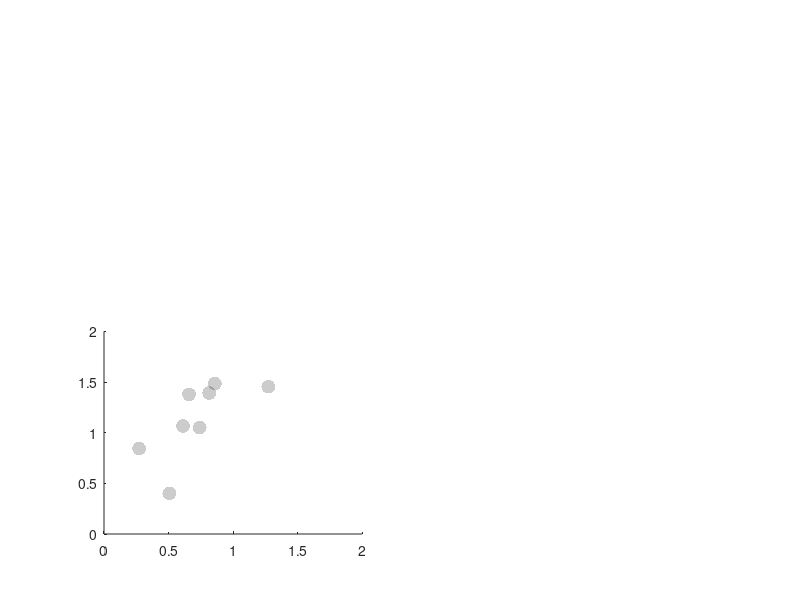

MATLAB code to generate this figure: (Note: this script raises an error after producing the figure.)
clc
clear

load click_positions.mat

hBarCenter_FG = mean([backDotX_FG,frontDotX_FG], 2);
hBarCenter_FE = mean([backDotX_FE,frontDotX_FE], 2);


%% plot scatter + model

% mdl = fitlm(hBarCenter_FG, hBarCenter_FE);

% fprintf([ ...
%     '<Fit parameters> \n' ...
%     '---------------- \n' ...
%     'y = %4.2fx + (%4.2f) \n' ...
%     'adjR2: %4.2f \n'], ...
%     mdl.Coefficients.Estimate(2), ...
%     mdl.Coefficients.Estimate(1), ...
%     mdl.Rsquared.Adjusted)

% disp(mdl)

subplot(2,2,3)

szMarker = 100;
alphaMarker = .2;
% lwFit = 3;
% lwBound = 2.5;
c = 'k';
ticks = 0:.5:10;

hold on
scatter(hBarCenter_FG, hBarCenter_FE, ...
    szMarker, c, 'fill', ...
    'markerfacealpha',alphaMarker)
% h = plot(mdl);

% hData = findobj(h,'DisplayName','Data');
% hFit = findobj(h,'DisplayName','Fit');
% hBound = findobj(h,'DisplayName','Confidence bounds');
% hBound = findobj(h,'LineStyle',hBound.LineStyle, 'Color', hBound.Color);
% 
% set(hFit,'color',c,'linewidth',lwFit)
% set(hBound,'color',c,'linestyle',':','linewidth',lwBound)

% hData.MarkerFaceColor = 'none';
% hData.MarkerEdgeColor = 'none';

axis([0 2 0 2])
addUnityLine

xticks(ticks)
xlabel({'Single dots'' position shift (dva)'; 'Flash-Grab'})

yticks(ticks)
ylabel({'Single dots'' position shift (dva)'; 'Frame'})

text(1.5, .1, ['N = ',num2str(numel(hBarCenter_FG))])

title ''
legend off
cleanplot

fprintf('\n*** FG median position shift: %4.2f dva', median(hBarCenter_FG))
fprintf('\n*** FE median position shift: %4.2f dva\n', median(hBarCenter_FE))

%% plot difference

subplot(2,2,4)

data_mat = (hBarCenter_FE-hBarCenter_FG)./hBarCenter_FG*100;

scatterbar_median(data_mat);
errorbar(1, median(data_mat), MAD(data_mat), ...
    'o','color','k','linewidth',2,'marker','none')

xticks(1)
set(gca,'xcolor','none')

ylabel({'Position shift difference (%)', '(Frame vs. Flash-Grab)'})
yticks(0:25:100)
ylim([-10 110])
yline(0,'-')

% add statistics
[delta, ~, p, W, z, r] = signrank_full(data_mat);
fprintf([ ...
    '\n <Distortion difference>' ...
    '\n -----------------------' ...
    '\n median difference = %4.1f %%' ...
    '\n W = %5.2f' ...
    '\n z = %5.2f' ...
    '\n p = %5.3f' ...
    '\n r = %4.2f \n'], ...
delta,W,z,p,r)
statbar(1,1,110,p)

pbaspect([1,3,1])
cleanplot

%% save figure
% set(gcf,'papersize',[8.3 11.7])
% saveas(gcf,'../results/fig04_wFixDot.pdf')
